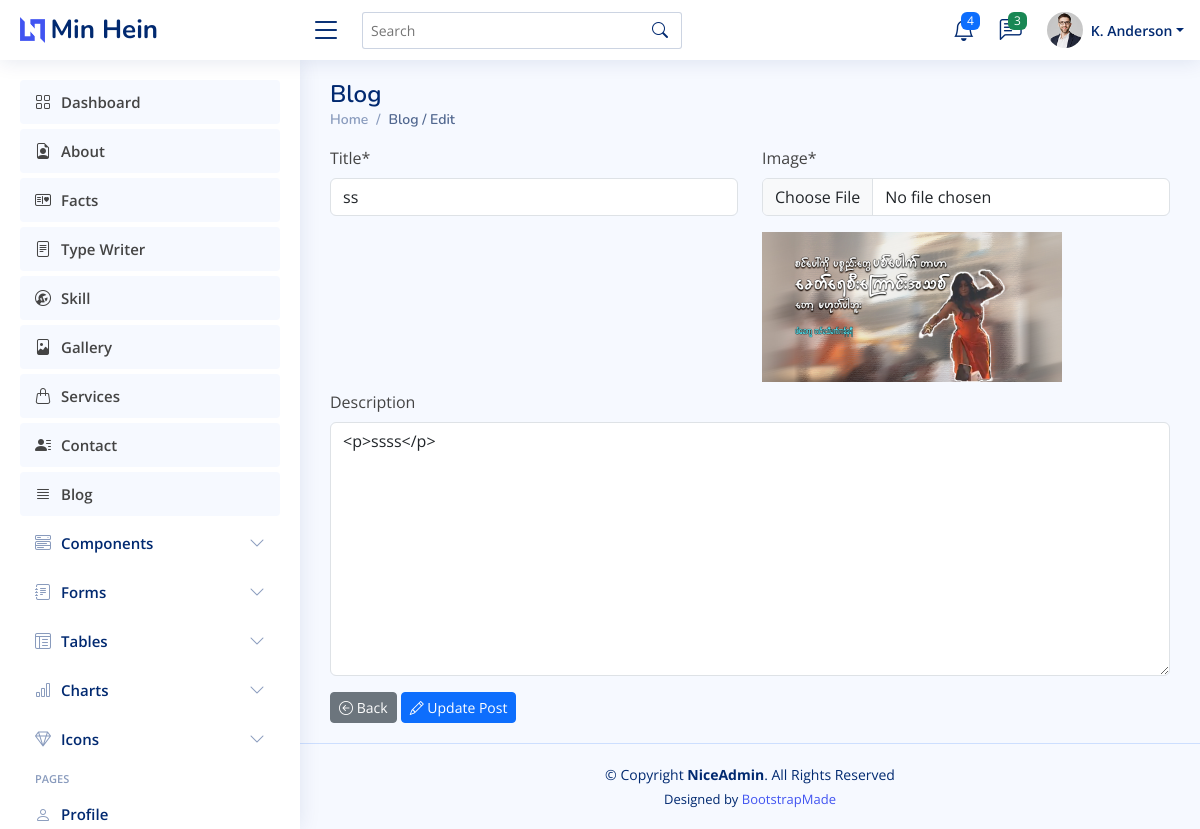
The app's page /dashboard/blog/sscV6T/edit with its own data.
### dashboard/models.py (models this page shows, shortened)
class Blog(models.Model):
    title = models.CharField(max_length=255, null=True)
    image = models.ImageField(upload_to="blog-photos", null=True)
    description = RichTextUploadingField(null=True, blank=True)
    created_at = models.DateTimeField(auto_now=True)
    updated_at = models.DateTimeField(auto_now_add=True)
    slug = models.SlugField(max_length=255, null=False,blank=True,unique=True,editable=False,)

### dashboard/views.py (the view)
# urls.py: path('blog/<slug:slug>/edit', views.blog_edit, name='blog-edit'),
def blog_edit(request, slug):
    blog = Blog.objects.get(slug=slug)
    forms = BlogForm(instance=blog)
    if request.method == "POST":
        form = BlogForm(request.POST, request.FILES, instance=blog)
        if form.is_valid():
            form.save()
            messages.success(request, '{} has been updated successfully!'.format(blog.title))
            return redirect('blog')
    context = {'blog':blog, 'forms':forms}
    return render(request, 'dashboard/blog/edit_blog.html', context)

### dashboard/forms.py
class BlogForm(forms.ModelForm):
    class Meta:
        model = Blog
        fields = "__all__"
        widgets = {
            'title':forms.TextInput(attrs=({'placeholder':'Write Title'})),
            'image':forms.FileInput(attrs=({"placeholder":"Image", "id":"image", "onchange":"getImagePreview(event)"})),
            'description':forms.Textarea(attrs=({'placeholder':'Write Description'})),
        }

### dashboard/templates/dashboard/blog/edit_blog.html (shortened to what this page needs)
{% extends "dashboard/main.html" %}
{% load crispy_forms_tags %}
{% block content %}
<div class="pagetitle">
    <h1>Blog</h1>
    <nav>
      <ol class="breadcrumb">
        <li class="breadcrumb-item"><a href="{% url 'dashboard' %}">Home</a></li>
        <li class="breadcrumb-item active">Blog / Edit</li>
      </ol>
    </nav>
</div>
<form action="" method="post" enctype="multipart/form-data">
    <div class="row">
      <div class="col-md-6">
        {{ forms.title|as_crispy_field }}
      </div>
      <div class="col-md-6">
        {{ forms.image|as_crispy_field }}
        {% if blog.image %}
        <div class="col-md-6 mb-2" id="preview">
            <img src="{{ blog.image.url }}" alt="image here" style=" width: 300px;">
        </div>
        {% endif %}
      </div>
      {{ forms.description|as_crispy_field }}
    </div>
    <a href="{% url 'blog' %}" class="btn btn-secondary btn-sm text-white">
        <i class="bi bi-arrow-left-circle"></i> Back
    </a>
    <button type="submit" class="btn btn-primary btn-sm">
        <i class="bi bi-pencil"></i> Update Post
    </button>
</form>
{% endblock content %}

### static/assets/css/style.css (style rules this page uses)
:root { scroll-behavior: smooth; }
body { font-family: "Open Sans", sans-serif; background: #f6f9ff; color: #444444; }
h1, h2, h3, h4, h5, h6 { font-family: "Nunito", sans-serif; }
.pagetitle { margin-bottom: 10px; }
.pagetitle h1 { font-size: 24px; margin-bottom: 0; font-weight: 600; color: #012970; }
.breadcrumb { font-size: 14px; font-family: "Nunito", sans-serif; color: #899bbd; font-weight: 600; }
.breadcrumb a { color: #899bbd; transition: 0.3s; }
.breadcrumb .breadcrumb-item::before { color: #899bbd; }
.breadcrumb .active { color: #51678f; font-weight: 600; }

### records on screen
Blog: title "ss", image (picture), description "<p>ssss</p>"
